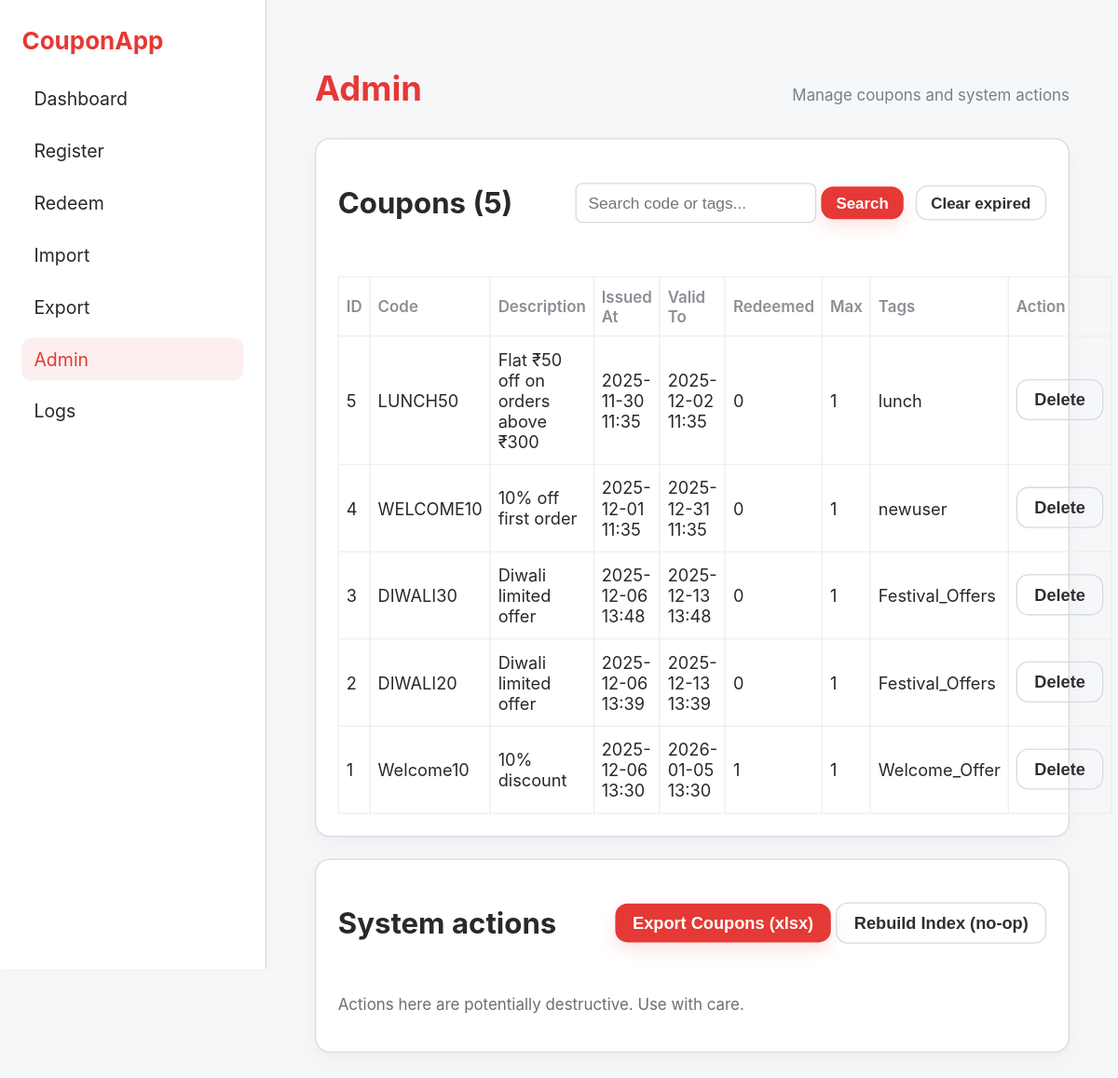
The app's page /admin, older data.
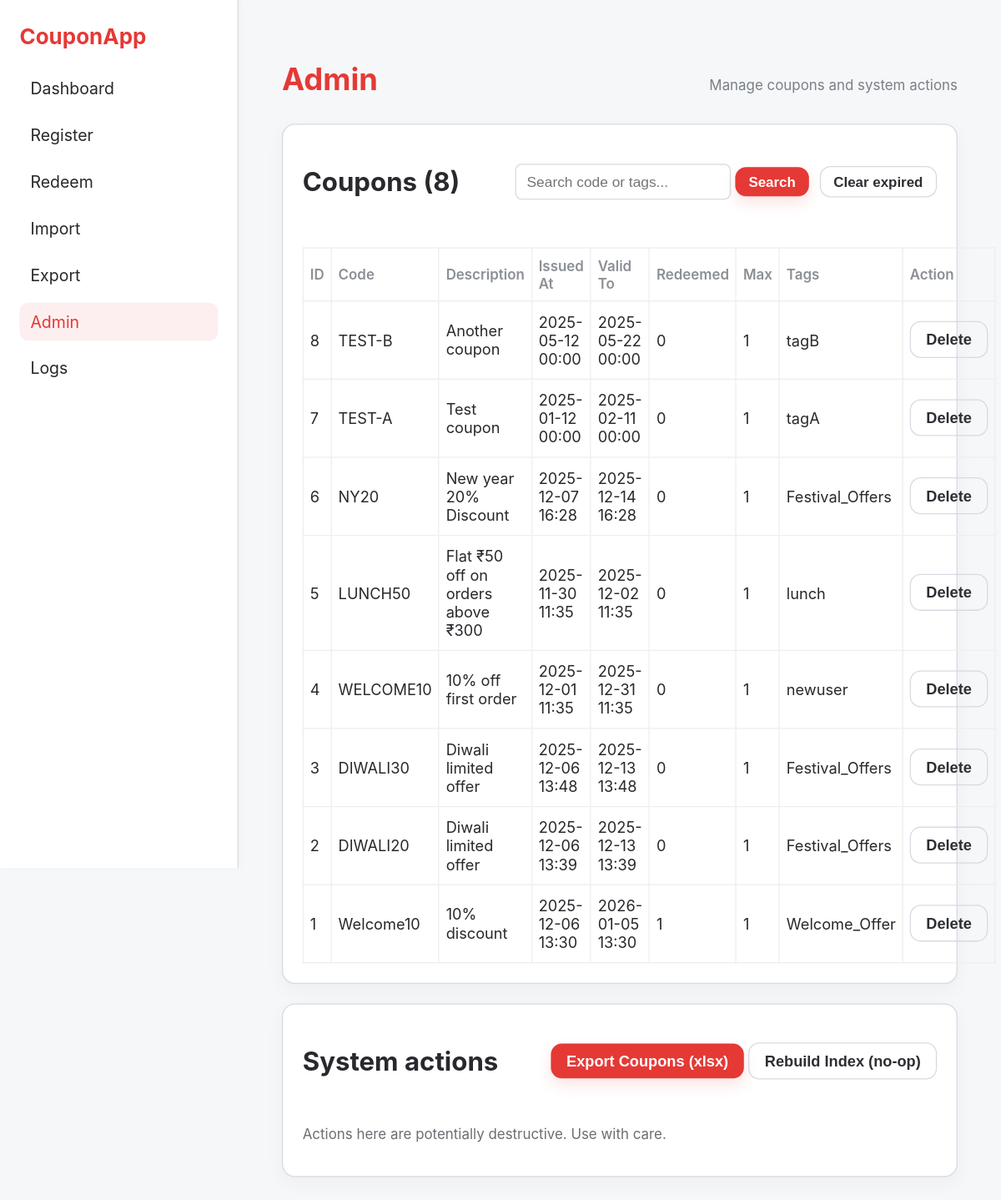
The same page, newer data.
### app/models.py (models this page shows, shortened)
class Coupon(db.Model):
    __tablename__ = "coupons"
    id = db.Column(db.Integer, primary_key=True)
    code = db.Column(db.String(80), unique=True, nullable=False)
    description = db.Column(db.String(255))
    issued_at = db.Column(db.DateTime, default=datetime.utcnow)
    valid_from = db.Column(db.DateTime, nullable=True)
    valid_to = db.Column(db.DateTime, nullable=True)
    validity_value = db.Column(db.Integer, nullable=True)   # e.g., 30
    validity_unit = db.Column(db.String(16), default="days") # "days" or "hours"
    issued_to = db.Column(db.String(120), nullable=True)
    tags = db.Column(db.String(255), nullable=True)
    max_redemptions = db.Column(db.Integer, nullable=False, default=1)
    redeemed_count = db.Column(db.Integer, default=0)

### app/routes.py (the view)
@bp.route("/admin", methods=["GET", "POST"])
def admin():
    q = (request.args.get("q") or "").strip().lower()
    query = Coupon.query.order_by(Coupon.id.desc())
    if q:
        query = query.filter(
            (Coupon.code.ilike(f"%{q}%")) | (Coupon.tags.ilike(f"%{q}%"))
        )
    rows = query.all()
    coupons = []
    for c in rows:
        coupons.append({
            "id": c.id,
            "code": c.code,
            "description": c.description or "",
            "issued_at": c.issued_at.isoformat(sep=" ", timespec="minutes") if c.issued_at else "",
            "valid_to": c.valid_to.isoformat(sep=" ", timespec="minutes") if c.valid_to else "",
            "redeemed_count": c.redeemed_count or 0,
            "max_redemptions": c.max_redemptions or 1,
            "tags": c.tags or ""
        })
    return render_template("admin.html", coupons=coupons)

### app/templates/admin.html (shortened to what this page needs)
{% extends "base.html" %}
{% block content %}
<div class="app-container">
  <aside class="sidebar" aria-hidden="true">
    <div class="sidebar-brand">CouponApp</div>
    <nav class="side-nav">
      <a class="nav-item" href="{{ url_for('main.index') }}">Dashboard</a>
      <a class="nav-item" href="{{ url_for('main.register') }}">Register</a>
      <a class="nav-item" href="{{ url_for('main.redeem') }}">Redeem</a>
      <a class="nav-item" href="{{ url_for('main.import_excel') }}">Import</a>
      <a class="nav-item" href="{{ url_for('main.export') }}">Export</a>
      <a class="nav-item active" href="{{ url_for('main.admin') }}">Admin</a>
      <a class="nav-item" href="{{ url_for('main.logs') }}">Logs</a>
    </nav>
  </aside>
  <main class="main">
    <header class="main-header">
      <h1 class="title">Admin</h1>
      <div class="header-meta">Manage coupons and system actions</div>
    </header>
    <section class="table-card">
      <div style="display:flex; justify-content:space-between; align-items:center;">
        <h2>Coupons ({{ coupons|length }})</h2>
        <div style="display:flex; gap:10px; align-items:center;">
          <form method="get" action="{{ url_for('main.admin') }}">
            <input name="q" value="{{ request.args.get('q','') }}" placeholder="Search code or tags..." style="padding:8px 10px; border-radius:6px; border:1px solid #d7dae1;" />
            <button class="btn small" type="submit">Search</button>
          </form>
          <form method="post" action="{{ url_for('main.clear_expired') }}" onsubmit="return confirm('Clear all expired coupons? This cannot be undone.');">
            <button class="btn small ghost" type="submit">Clear expired</button>
          </form>
        </div>
      </div>
      <table class="coupons-table" style="margin-top:12px;">
        <thead>
          <tr>
            <th>ID</th><th>Code</th><th>Description</th><th>Issued At</th><th>Valid To</th>
            <th>Redeemed</th><th>Max</th><th>Tags</th><th>Action</th>
          </tr>
        </thead>
        <tbody>
          {% for c in coupons %}
          <tr>
            <td>{{ c.id }}</td>
            <td class="mono">{{ c.code }}</td>
            <td>{{ c.description or '' }}</td>
            <td>{{ c.issued_at or '' }}</td>
            <td>{{ c.valid_to or '' }}</td>
            <td>{{ c.redeemed_count or 0 }}</td>
            <td>{{ c.max_redemptions or 1 }}</td>
            <td>{{ c.tags or '' }}</td>
            <td style="text-align:right;">
              <form method="post" class="delete-form" action="{{ url_for('main.admin_delete') }}" style="display:inline;">
                <button type="submit" class="btn ghost btn-delete" data-id="{{ c.id }}" data-code="{{ c.code }}">Delete</button>
              </form>
            </td>
          </tr>
          {% endfor %}
        </tbody>
      </table>
    </section>
    <section class="table-card" style="margin-top:18px;">
      <div style="display:flex; justify-content:space-between; align-items:center;">
        <h2>System actions</h2>
        <div>
          <form method="post" action="{{ url_for('main.export_all_coupons') }}" style="display:inline;">
            <button class="btn" type="submit">Export Coupons (xlsx)</button>
          </form>
          <form method="post" action="{{ url_for('main.reindex') }}" style="display:inline;">
            <button class="btn ghost" type="submit">Rebuild Index (no-op)</button>
          </form>
        </div>
      </div>
      <p style="margin-top:10px; color:#6b6f74; font-size:13px;">
        Actions here are potentially destructive. Use with care.
      </p>
    </section>
  </main>
</div>
{% endblock %}

Row changes from the older to the newer data that the page shows:
added Coupon: id "8", code "TEST-B", description "Another coupon", issued_at "2025-05-12 00:00", valid_to "2025-05-22 00:00", redeemed_count "0", max_redemptions "1", tags "tagB"
added Coupon: id "7", code "TEST-A", description "Test coupon", issued_at "2025-01-12 00:00", valid_to "2025-02-11 00:00", redeemed_count "0", max_redemptions "1", tags "tagA"
added Coupon: id "6", code "NY20", description "New year 20% Discount", issued_at "2025-12-07 16:28", valid_to "2025-12-14 16:28", redeemed_count "0", max_redemptions "1", tags "Festival_Offers"
Text that changed along with them:
{{ coupons|length }}: "5" → "8"
